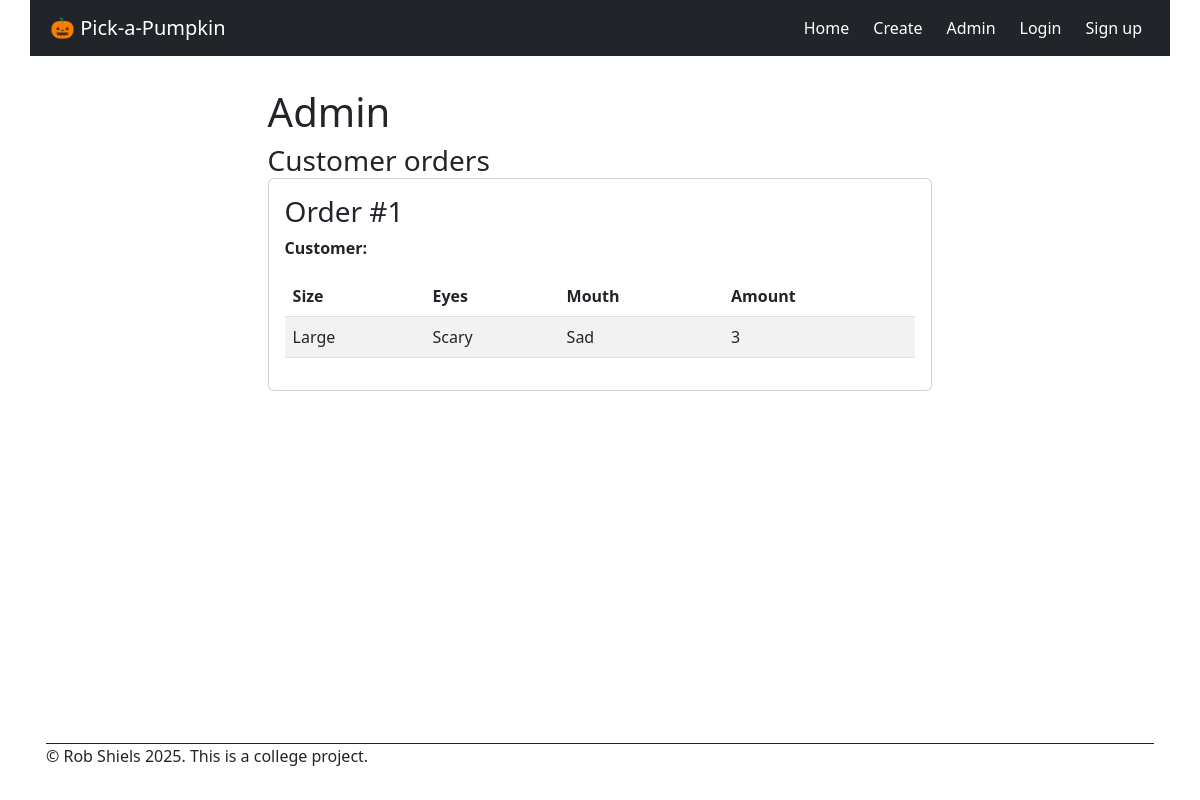
Page /admin (signed in) on the earlier database version.
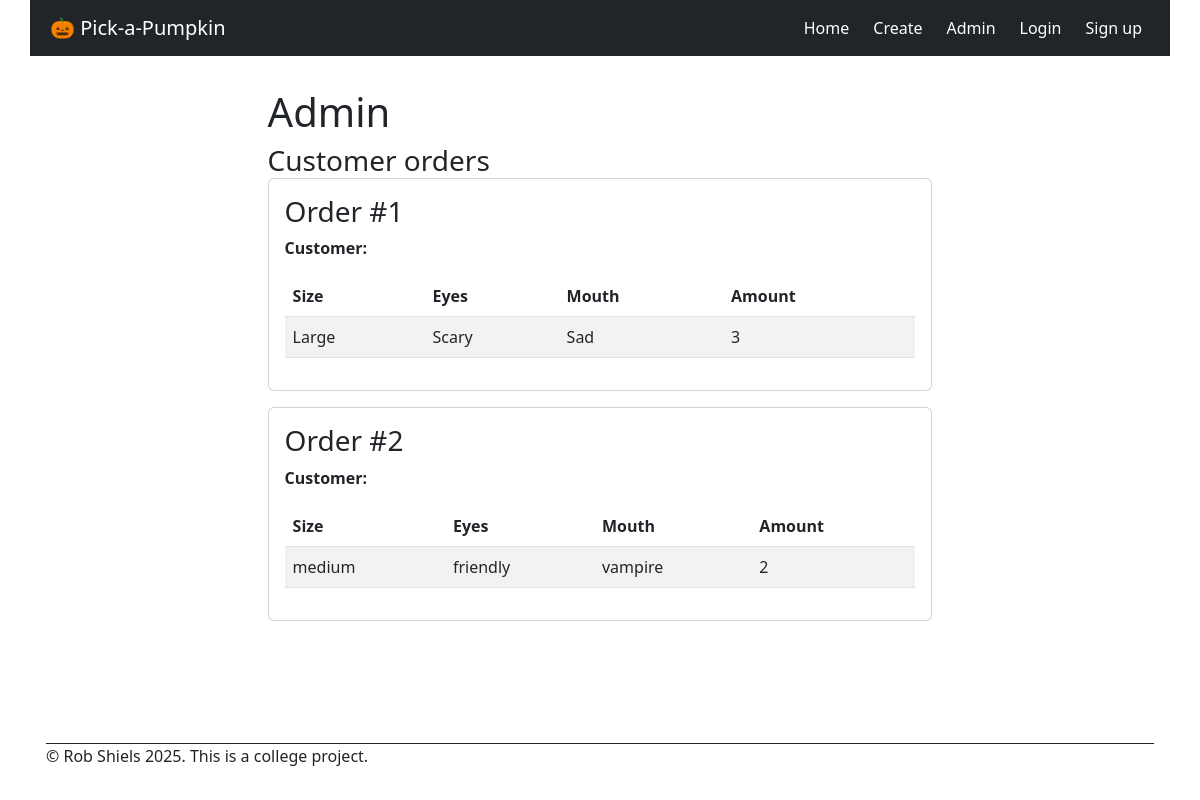
Same page on the later database version.
### models.py (models this page shows, shortened)
class Order(db.Model):
    __tablename__ = 'order'
    order_id: Mapped[int] = mapped_column(primary_key=True)
    created_at: Mapped[datetime] = mapped_column(nullable=False,  default=lambda: datetime.now(timezone.utc))
    status: Mapped[str] = mapped_column(nullable=True)
    customer_id: Mapped[int] = mapped_column(db.ForeignKey('user.user_id'), nullable=True)
    customer = db.relationship('User', back_populates='orders')
    pumpkins = db.relationship('PumpkinDesign', back_populates='order')  # one-to-many

class PumpkinDesign(db.Model):
    __tablename__ = 'pumpkin_design'
    design_id: Mapped[int] = mapped_column(primary_key=True)
    size: Mapped[str] = mapped_column(nullable=False)
    eyes: Mapped[str] = mapped_column(nullable=False)
    mouth: Mapped[str] = mapped_column(nullable=False)
    amount: Mapped[int] = mapped_column(nullable=False)
    created_at: Mapped[datetime] = mapped_column(nullable=False,  default=lambda: datetime.now(timezone.utc))
    order_id: Mapped[int] = mapped_column(db.ForeignKey('order.order_id'), nullable=True)  # can be null initially
    order = db.relationship('Order', back_populates='pumpkins')

### app.py (the view)
@app.route("/admin")
@login_required
def admin_page():
    orders = Order.query.order_by(Order.order_id).all()
    return render_template("admin.html", orders=orders)

### app.py (called while the page is built)
@login_manager.user_loader
def load_user(user_id):
    return User.query.get(int(user_id))

### templates/admin.html
{% extends "base.html" %}
{% block main %}
<div class="title-block">
    <h1>Admin</h1>
</div>
        <h3 class="card-title">Customer orders</h3>
        {% for order in orders %}
        <div class="card mb-3 p-3">
            <h3>Order #{{ order.order_id }}</h3>
            <p><strong>Customer:</strong> {{ order.customer_name }}</p>
            {% if order.pumpkins %}
            <table class="table table-striped">
                <thead>
                    <tr>
                        <th>Size</th>
                        <th>Eyes</th>
                        <th>Mouth</th>
                        <th>Amount</th>
                    </tr>
                </thead>
                <tbody>
                    {% for pumpkin in order.pumpkins %}
                    <tr>
                        <td>{{ pumpkin.size }}</td>
                        <td>{{ pumpkin.eyes }}</td>
                        <td>{{ pumpkin.mouth }}</td>
                        <td>{{ pumpkin.amount }}</td>
                    </tr>
                    {% endfor %}
                </tbody>
            </table>
            {% else %}
            <p class="text-muted">No pumpkins for this order yet.</p>
            {% endif %}
        </div>
        {% endfor %}
{% endblock %}

### templates/base.html (shortened to what this page needs)
<!DOCTYPE html>
<html lang="en">
<head>
  <link rel="stylesheet" href="https://cdn.jsdelivr.net/npm/bootstrap@5.2.3/dist/css/bootstrap.min.css"
>
  <link rel="stylesheet" href="{{ url_for('static', filename='css/style.css') }}">
</head>
<body>
  <div id="wrapper">
    <nav class="navbar navbar-expand-lg navbar-dark bg-dark p-2">
      <div class="container-fluid">
        <a class="navbar-brand" href="{{ url_for('index') }}">
          🎃
             Pick-a-Pumpkin
        </a>
        <div class="collapse navbar-collapse" id="navbarNav">
          <ul class="navbar-nav ms-auto gap-2">
            <li class="nav-item">
              <a class="nav-link active" aria-current="page" href="{{ url_for('index') }}">Home</a>
            </li>
            <li class="nav-item">
              <a class="nav-link active" href="{{ url_for('create_pumpkin_page') }}">Create</a>
            </li>
            <li class="nav-item">
              <a class="nav-link active" href="{{ url_for('admin_page') }}">Admin</a>
            </li>
            <li class="nav-item">
              <a class="nav-link active" href="{{ url_for('login') }}">Login</a>
            </li>
            <li class="nav-item">
              <a class="nav-link active" href="{{ url_for('signup') }}">Sign up</a>
            </li>
          </ul>
        </div>
      </div>
    </nav>
    <main>
      {% block main %}
      {% endblock %}
    </main>
    <footer class="m-3">
      <p>&copy; Rob Shiels 2025. This is a college project.</p>
    </footer>
  </div>
</body>
</html>

### static/css/style.css (style rules this page uses)
* { margin: 0px; padding: 0px; font-size: 16px; }
html { height: 100%; color: white; }
body { margin: 0px; min-height: 100vh; }
nav { grid-area: nav; }
main { grid-area: main; }
footer { grid-area: footer; }
#wrapper { min-height: 100vh; margin-left: auto; margin-right: auto; background-color: white; display: grid; gap: 16px; grid-template-rows: auto 1fr auto; grid-template-areas: "nav" "main" "footer"; }
main { padding: 16px 16px; display: flex; flex-wrap: wrap; align-content: center; flex-direction: column; }
footer { border-top: 1px solid #212529; margin-top: auto; }
@media (min-width: 480px) { body { margin: 0px 24px; max-width: 1140px; margin-left: auto; margin-right: auto; } }
@media (min-width: 480px) { .card { width:60%; } }

Differences in the rows shown:
added Order: order_id "2"
added PumpkinDesign: size "medium", eyes "friendly", mouth "vampire", amount "2"
